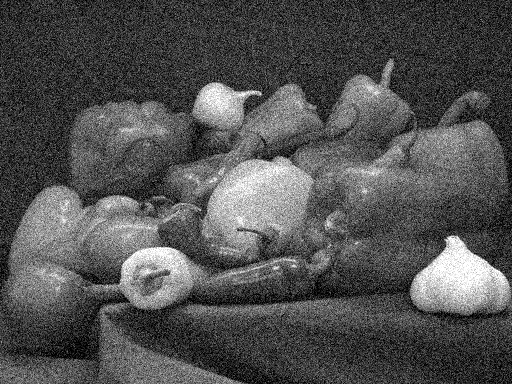
%> input picture image_processing_basics/matlab/data/noisy_peppers.png, 512 x 384 px
$ octave image_convolution.m   (GNU Octave 9; MATLAB toolbox functions it lacks are replaced by stand-ins)
%> lines starting %> are read from the running program, lines starting %| are printed output that depends on the picture
clear;
close all;

%% Read and show images
noisy_img = imread("data/noisy_peppers.png");
%> noisy_img is the input picture: size 384x512 uint8; min 0, max 255, mean 81.8

figure(1);
imshow(noisy_img);
title('Noisy image');

%% Create a 2D discrete Gaussian kernel

kernel_size = 15;
sigma = 2;
ax = linspace(-(kernel_size-1)/2, (kernel_size-1)/2, kernel_size);
[xx, yy] = meshgrid(ax, ax);
kernel = exp(-(xx.^2 + yy.^2) / (2*sigma^2));
gauss_kernel_2d = kernel / sum(kernel(:));

figure(2);
imagesc(gauss_kernel_2d);
colormap('jet');
colorbar;
title('2D Discrete Gaussian Kernel Heatmap');
axis square;
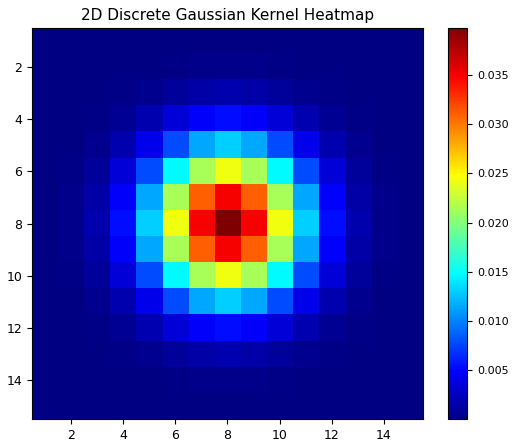
%> figure redrawn from the program's plot data

%% Convolve the image with the 2D Gaussian kernel

tic;

noisy_img = double(noisy_img);
%> noisy_img: size 384x512 double
denoised_img = conv2(noisy_img, gauss_kernel_2d, 'same');
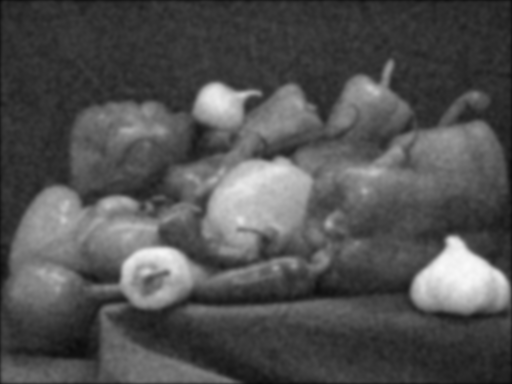
%> denoised_img: size 384x512 double; min 11.14, max 249.4, mean 81.4

elapsed_time = toc;
fprintf('2D Gaussian convolving the image took %.5f seconds\n', elapsed_time);

figure(3);
imshow(uint8(denoised_img), []);
title('Gaussian Convolved Image');

%% Use Separable 1D Gaussian Kernels

ax = linspace(-(kernel_size-1)/2, (kernel_size-1)/2, kernel_size);
gauss_kernel_1d = exp(-0.5 * (ax / sigma).^2);
gauss_kernel_1d = gauss_kernel_1d / sum(gauss_kernel_1d);

tic;
convolve_rows = conv2(noisy_img, gauss_kernel_1d, 'same');
denoised_img_sep = conv2(convolve_rows, gauss_kernel_1d', 'same');
elapsed_time = toc;

fprintf('Separable Gaussian convolving the image took %.5f seconds\n', elapsed_time);

figure(4);
imshow(uint8(denoised_img_sep));
title('Gaussian Convolved Image using separable Gaussian kernel');

$ run again, with image_processing_basics/matlab/data/arducam_img.png copied over image_processing_basics/matlab/data/noisy_peppers.png
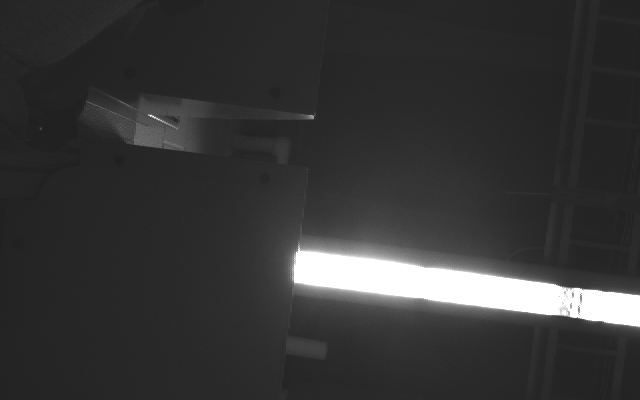
%> input picture image_processing_basics/matlab/data/arducam_img.png, 640 x 400 px
%> noisy_img is the input picture: size 400x640 uint8; min 31, max 255, mean 54.3
%> noisy_img: size 400x640 double
%> `denoised_img = conv2(noisy_img, gauss_kernel_2d, 'same');`:
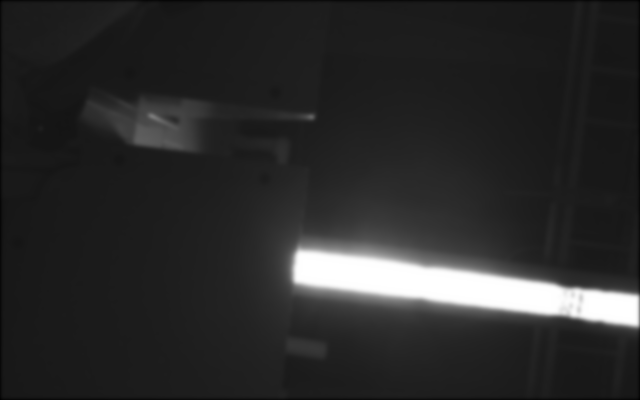
%> denoised_img: size 400x640 double; min 12.49, max 255, mean 54; drawn with min black and max white
